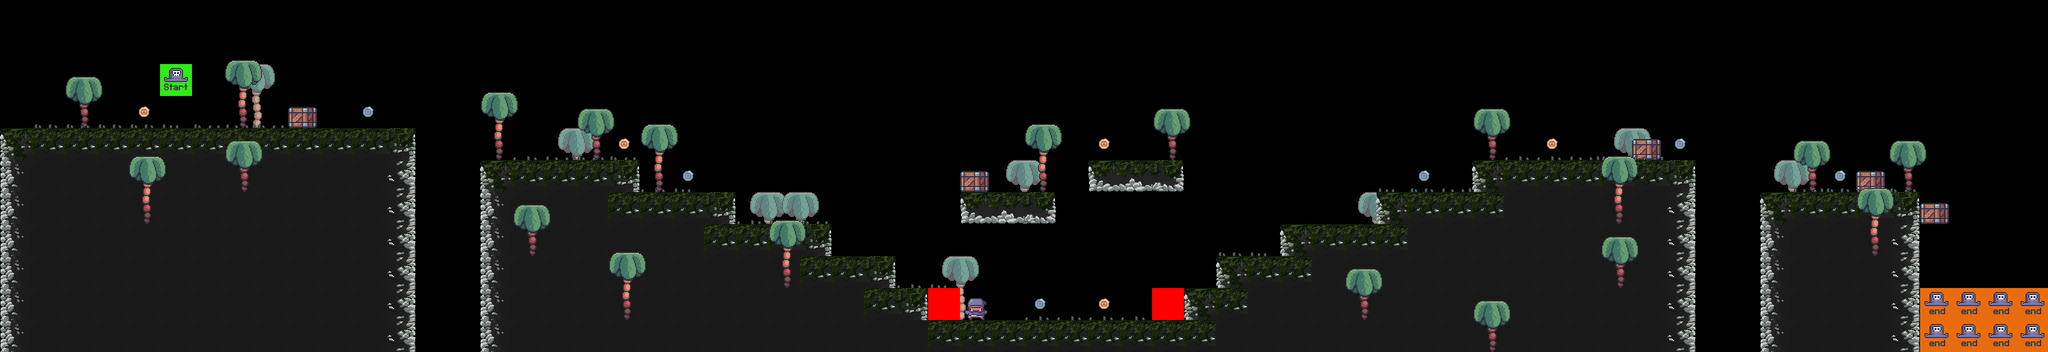

A 2D game scene composited from a Tiled map and its tileset images. What follows is a short description and the map's XML, with each tile layer's data collapsed to a summary:
An orthogonal 64x11 tile map with 64x64 px tiles, 10 tile layers (bg_palms, terrain, crate, grass, ...), 7 tilesets.

<map version="1.10" tiledversion="1.10.1" orientation="orthogonal" renderorder="right-down" width="64" height="11" tilewidth="64" tileheight="64" infinite="0" nextlayerid="11" nextobjectid="1">
 <editorsettings>
  <export target="level_1/level_0_player.csv" format="csv" />
 </editorsettings>
 <tileset firstgid="1" source="../level/tilesets/terrain_tiles.tsx" />
 <tileset firstgid="17" source="../level/tilesets/crate.tsx" />
 <tileset firstgid="18" source="../level/tilesets/palms.tsx" />
 <tileset firstgid="21" source="../level/tilesets/grass_tiles.tsx" />
 <tileset firstgid="26" source="../level/tilesets/enemy_tile.tsx" />
 <tileset firstgid="28" source="../level/tilesets/setup_tiles.tsx" />
 <tileset firstgid="30" source="../level/tilesets/coin_tiles.tsx" />
 <layer id="1" name="bg_palms" width="64" height="11">
  <data>[704 cells, 9 non-empty, 1 distinct tile ids]</data>
 </layer>
 <layer id="2" name="terrain" width="64" height="11">
  <data>[704 cells, 274 non-empty, 9 distinct tile ids]</data>
 </layer>
 <layer id="3" name="crate" width="64" height="11">
  <data>[704 cells, 4 non-empty, 1 distinct tile ids]</data>
 </layer>
 <layer id="4" name="grass" width="64" height="11">
  <data>[704 cells, 37 non-empty, 5 distinct tile ids]</data>
 </layer>
 <layer id="5" name="enemy" width="64" height="11">
  <data>[704 cells, 1 non-empty, 1 distinct tile ids]</data>
 </layer>
 <layer id="6" name="constraints" width="64" height="11">
  <data>[704 cells, 2 non-empty, 1 distinct tile ids]</data>
 </layer>
 <layer id="7" name="fg_palms" width="64" height="11">
  <data>[704 cells, 20 non-empty, 2 distinct tile ids]</data>
 </layer>
 <layer id="8" name="coins" width="64" height="11">
  <data>[704 cells, 11 non-empty, 2 distinct tile ids]</data>
 </layer>
 <layer id="10" name="sign" width="64" height="11">
  <data>[704 cells, 1 non-empty, 1 distinct tile ids]</data>
 </layer>
 <layer id="9" name="player" width="64" height="11">
  <data>[704 cells, 9 non-empty, 2 distinct tile ids]</data>
 </layer>
</map>
